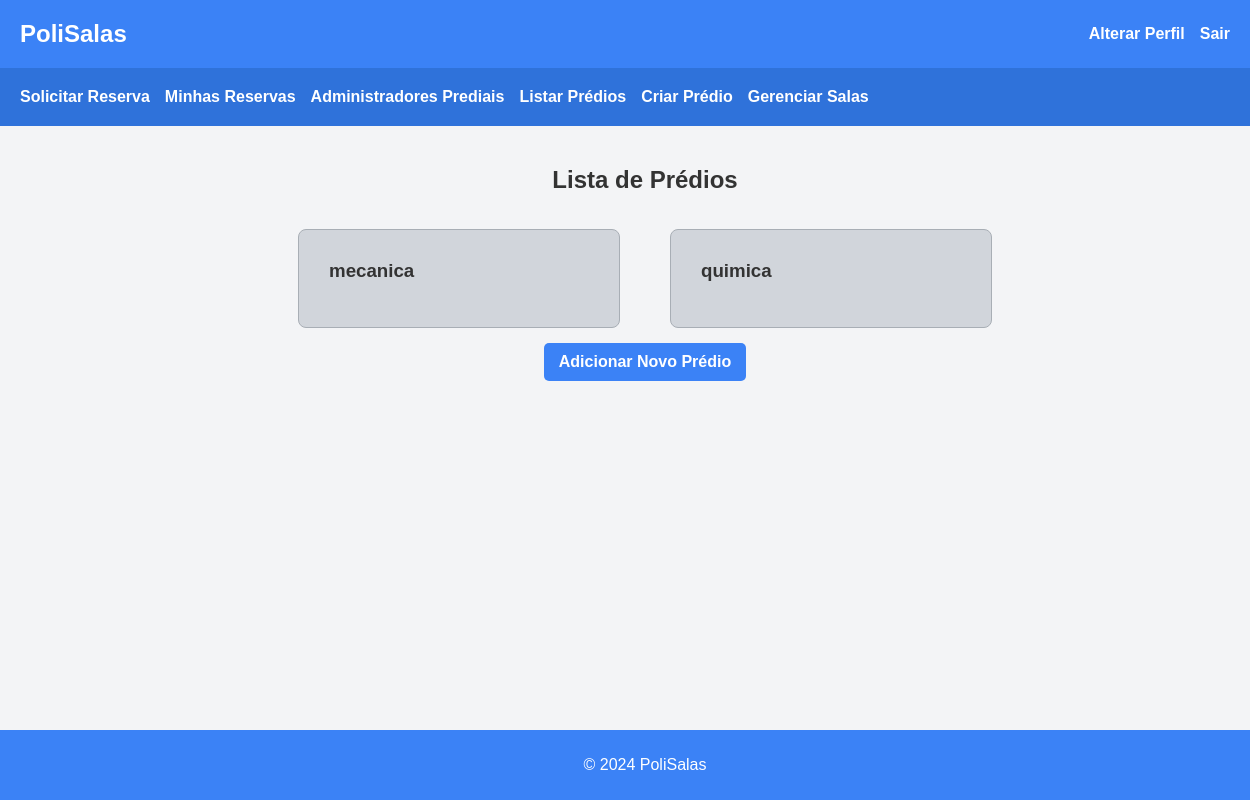
The page /predios/ (signed in) on the database as committed earlier.
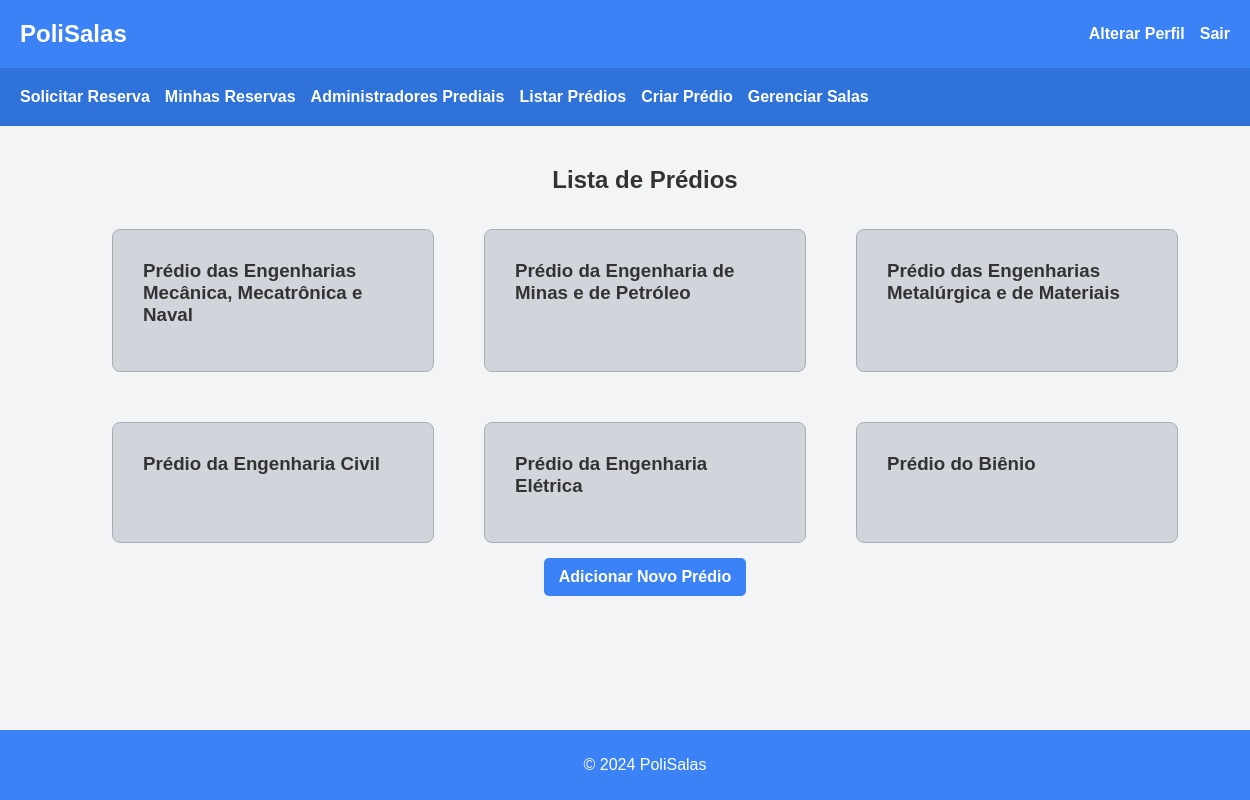
The same page on the database as committed later.
### reservas/models.py (models this page shows, shortened)
class Predio(models.Model):
    nome = models.CharField(max_length=100)
    endereco = models.CharField(max_length=200)

### reservas/views.py (the view)
# urls.py: path('predios/', views.lista_predios, name='lista_predios'),
@user_passes_test(is_superuser)
def lista_predios(request):
    predios = Predio.objects.all()
    return render(request, 'reservas/lista_predios.html', {'predios': predios})

### reservas/views.py (called while the page is built)
def is_superuser(user):
    return user.is_superuser

### reservas/templates/reservas/lista_predios.html
{% extends 'reservas/base.html' %}
{% block content %}
<h2>Lista de Prédios</h2>
<div class="cards-container">
    {% for predio in predios %}
    <div class="card">
        <div class="card-content">
            <h3>{{ predio.nome }}</h3>
        </div>
    </div>
    {% endfor %}
</div>
<a href="{% url 'criar_predio' %}" class="button-reserva">Adicionar Novo Prédio</a>
{% endblock %}

Rows that differ between the two databases and show on the page:
removed Predio: nome "mecanica"
removed Predio: nome "quimica"
added Predio: nome "Prédio das Engenharias Mecânica, Mecatrônica e Naval"
added Predio: nome "Prédio da Engenharia de Minas e de Petróleo"
added Predio: nome "Prédio das Engenharias Metalúrgica e de Materiais"
added Predio: nome "Prédio da Engenharia Civil"
added Predio: nome "Prédio da Engenharia Elétrica"
added Predio: nome "Prédio do Biênio"
